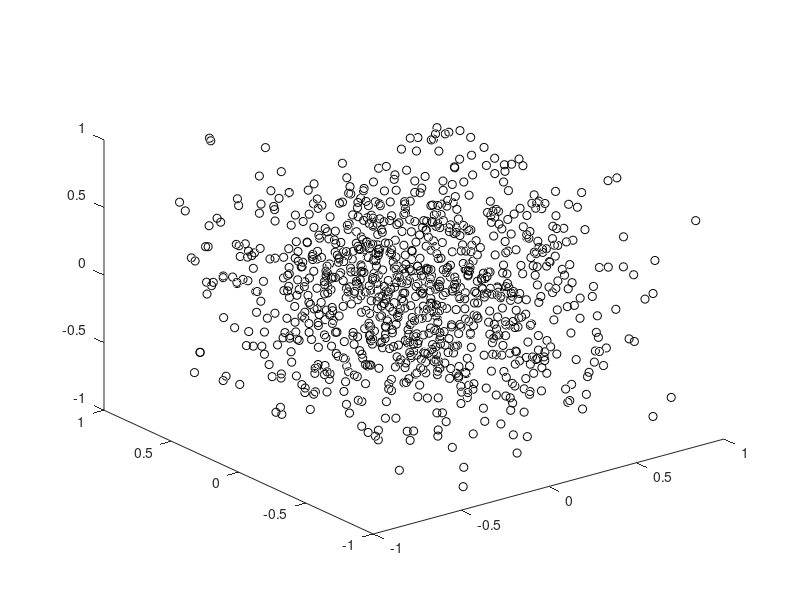

MATLAB code to generate this figure:
q = rand(2,1000,3);

deltaq = q(1,:,1) - q(2,:,1);
deltaqd = q(1,:,2) - q(2,:,2);
deltaqdd = q(1,:,3) - q(2,:,3);
% peut etre changer, fct de ce que renvois le prof

plot3(deltaq,deltaqd,deltaqdd,'ko')